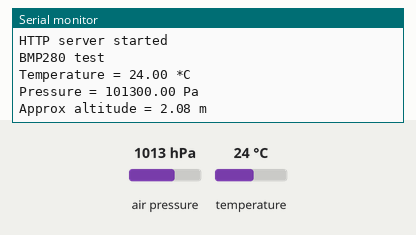
Recording of a sketch running on a simulated ESP8266 (NodeMCU). Shown: the last lines printed to the serial monitor. The test bench sets the inputs (shaded band); at power-on: air pressure 1013 hPa, temperature 24 °C.

Above: at 2.2 s.
2.3 s: air pressure set to 952 hPa
At 3.6 s:
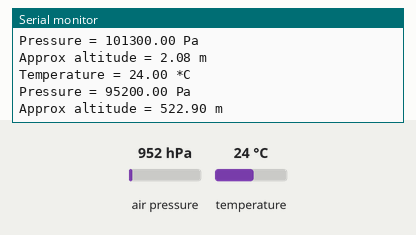
3.8 s: temperature set to 12 °C
At 5.2 s:
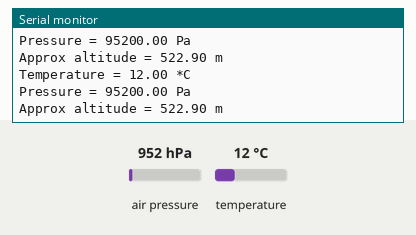
5.3 s: air pressure set to 975 hPa
At 7.8 s:
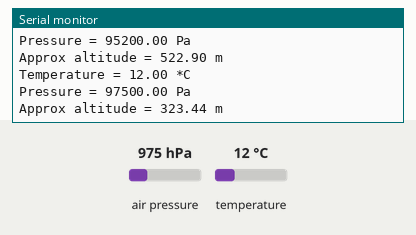
Timing chart, 0 to 9.3 s (numbered marks = the images above; inputs shaded):
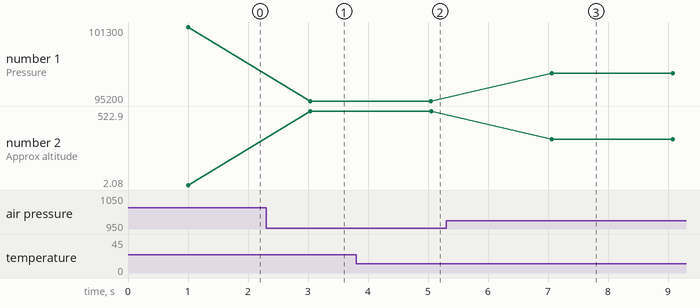

The sketch:

Esp_bmp280.ino.ino
```cpp
// (licence header left out)
/* Create a WiFi access point and provide a web server on it. */

#include <ESP8266WiFi.h>
#include <WiFiClient.h>
#include <ESP8266WebServer.h>
#include <Wire.h>
#include <SPI.h>
#include <Adafruit_Sensor.h>
#include <Adafruit_BMP280.h>

#define BMP_SCK 13
#define BMP_MISO 12
#define BMP_MOSI 11
#define BMP_CS 10

Adafruit_BMP280 bme; // I2C
/* Set these to your desired credentials. */
const char *ssid = "ESPap";
const char *password = "12345678";

ESP8266WebServer server(80);

/* Just a little test message.  Go to http://192.168.4.1 in a web browser
 * connected to this access point to see it.
 */
void handleRoot() {
	String str="";
  str+=(String)bme.readAltitude(1013.25);
  str+=(String)"m";
  server.send(200, "text/plain", str);
}

void setup() {
	delay(1000);
	//Serial.begin(115200);
	Serial.println();
	Serial.print("Configuring access point...");
	/* You can remove the password parameter if you want the AP to be open. */
	WiFi.softAP(ssid, password);

	IPAddress myIP = WiFi.softAPIP();
	Serial.print("AP IP address: ");
	Serial.println(myIP);
	server.on("/", handleRoot);
	server.begin();
	Serial.println("HTTP server started");
  Serial.begin(9600);
  Serial.println(F("BMP280 test"));

  if (!bme.begin(0x76)) {
    Serial.println("Could not find a valid BMP280 sensor, check wiring!");
    while (1);
  }
}

void loop() {
	server.handleClient();
  Serial.print("Temperature = ");
    Serial.print(bme.readTemperature());
    Serial.println(" *C");

    Serial.print("Pressure = ");
    Serial.print(bme.readPressure());
    Serial.println(" Pa");

    Serial.print("Approx altitude = ");
    Serial.print(bme.readAltitude(1013.25)); // this should be adjusted to your local forcase
    Serial.println(" m");
    //delay(100);
    //float val = 0;
    //for (int i=0; i<1000; ++i) {
    //    val = val + bme.readAltitude(1013.25);
   // }
   // val = val/1000;
   // Serial.println(val);
    Serial.println();
    delay(2000);
}
```

Measured:
- after the input at 2.3 s, the serial monitor: prints a new line after 0.74 s (image 1)
- after the input at 3.8 s, the serial monitor: prints a new line after 1.2 s (image 2)
- after the input at 5.3 s, the serial monitor: prints a new line after 1.8 s (image 3)
- plotted number 1: 101300 → 95200 after the input at 2.3 s, 95200 → 97500 after the input at 5.3 s
- plotted number 2: 2.08 → 522.9 after the input at 2.3 s, 522.9 → 323.44 after the input at 5.3 s
